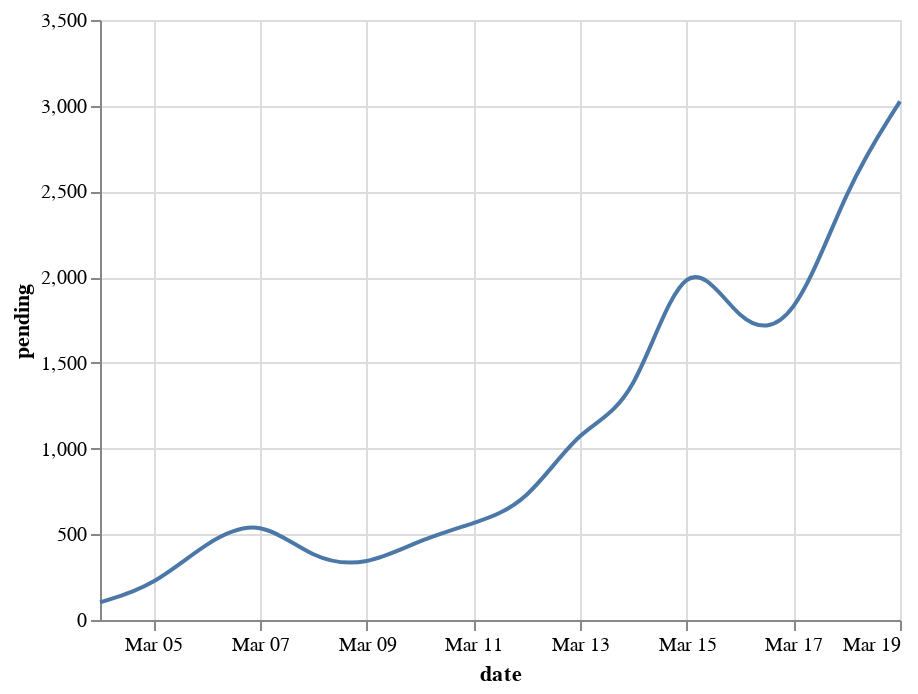

Notebook code cell kept with this figure:
### Code cell
# pending tests
alt.Chart(us_agg).mark_line(interpolate='basis').encode(
    alt.X('date:T', axis=alt.Axis(format='%b %d')),
    alt.Y('pending:Q')
)

### Figure 1 — Vega-Lite specification as saved in the notebook (floating-point values rounded to 4 significant figures)
{"config": {"view": {"continuousWidth": 400, "continuousHeight": 300}}, "data": {"name": "data-b0fbbfa363dbfabbb753bab5c511ead0"}, "mark": {"type": "line", "interpolate": "basis"}, "encoding": {"x": {"type": "temporal", "axis": {"format": "%b %d"}, "field": "date"}, "y": {"type": "quantitative", "field": "pending"}}, "$schema": "https://vega.github.io/schema/vega-lite/v4.0.2.json", "datasets": {"data-b0fbbfa363dbfabbb753bab5c511ead0": [{"date": "2020-03-04T00:00:00", "death": 0.0, "positive": 118, "pending": 103}, {"date": "2020-03-05T00:00:00", "death": 0.0, "positive": 176, "pending": 197}, {"date": "2020-03-06T00:00:00", "death": 0.0, "positive": 223, "pending": 458}, {"date": "2020-03-07T00:00:00", "death": 0.0, "positive": 341, "pending": 602}, {"date": "2020-03-08T00:00:00", "death": 0.0, "positive": 417, "pending": 347}, {"date": "2020-03-09T00:00:00", "death": 0.0, "positive": 584, "pending": 313}, {"date": "2020-03-10T00:00:00", "death": 0.0, "positive": 778, "pending": 469}, {"date": "2020-03-11T00:00:00", "death": 27.0, "positive": 1053, "pending": 563}, {"date": "2020-03-12T00:00:00", "death": 36.0, "positive": 1315, "pending": 673}, {"date": "2020-03-13T00:00:00", "death": 39.0, "positive": 1922, "pending": 1130}, {"date": "2020-03-14T00:00:00", "death": 49.0, "positive": 2450, "pending": 1236}, {"date": "2020-03-15T00:00:00", "death": 60.0, "positive": 3173, "pending": 2242}, {"date": "2020-03-16T00:00:00", "death": 71.0, "positive": 4019, "pending": 1691}, {"date": "2020-03-17T00:00:00", "death": 90.0, "positive": 5723, "pending": 1687}, {"date": "2020-03-18T00:00:00", "death": 112.0, "positive": 7731, "pending": 2538}, {"date": "2020-03-19T00:00:00", "death": 160.0, "positive": 11723, "pending": 3025}]}}
